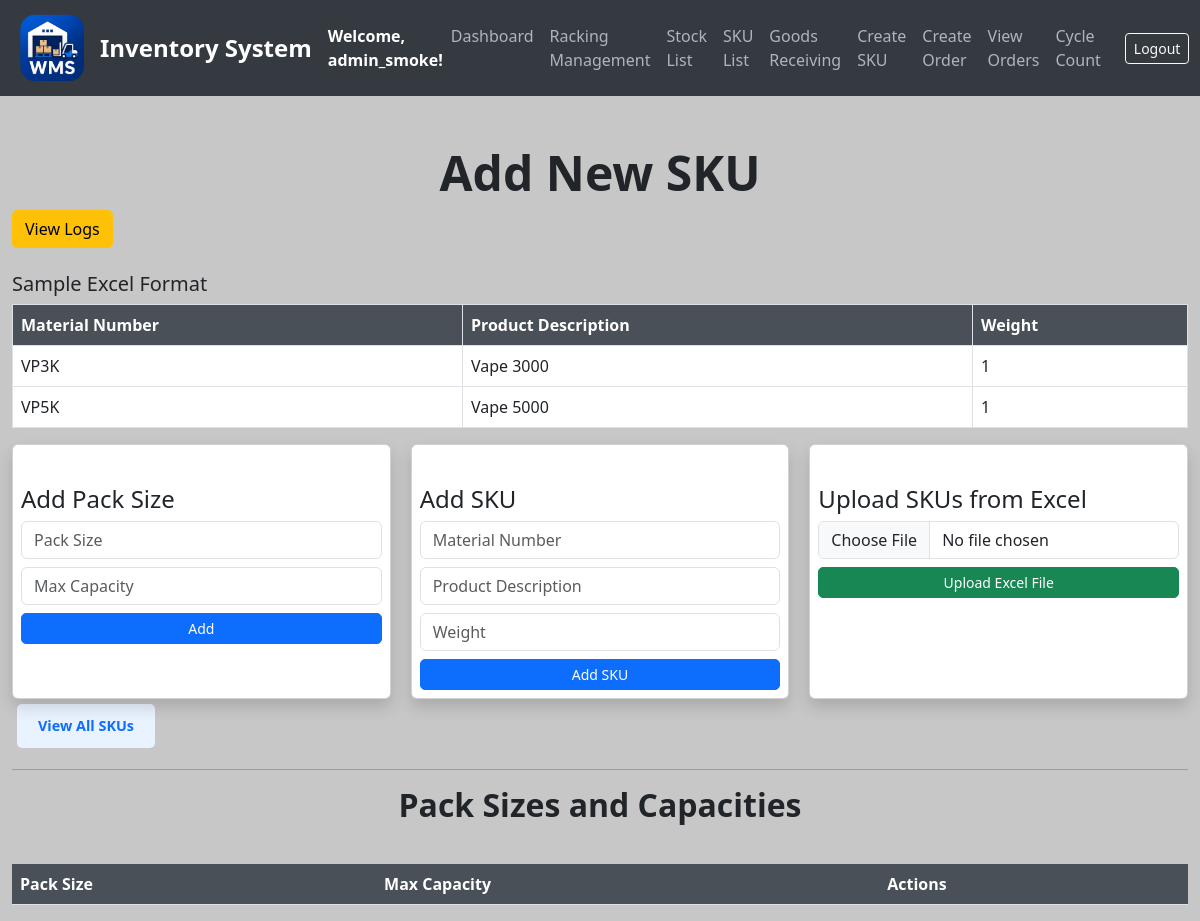
Page /add-sku (signed in) on the earlier database version.
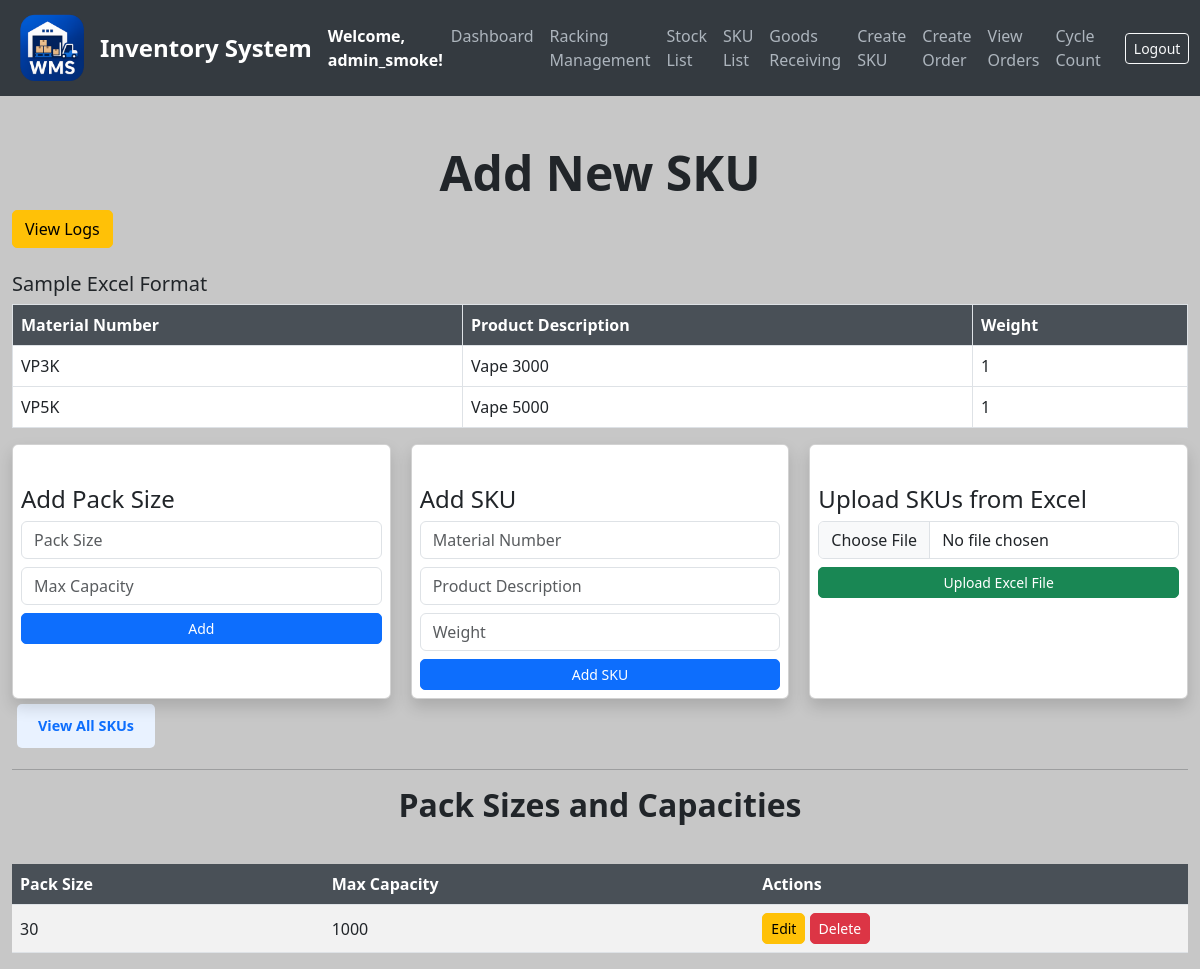
Same page on the later database version.
### models.py (models this page shows, shortened)
class PackSize(db.Model):
    __tablename__ = 'pack_sizes'
    id = db.Column(db.Integer, primary_key=True)
    size = db.Column(db.String(50), unique=True, nullable=False)
    max_capacity = db.Column(db.Integer, nullable=False)  # Keep for backward compatibility
    space_units = db.Column(db.Float, nullable=False, default=1.0)  # NEW FIELD

### app.py (the view, shortened to what this page needs)
@app.route('/add-sku', methods=['GET', 'POST'])
@login_required
@permission_required('can_add_sku')
def add_sku_html():
    pack_sizes = PackSize.query.all()
    return render_template('add_sku.html', pack_sizes=pack_sizes)

### app.py (called while the page is built)
def permission_required(permission):
    def decorator(f):
        @wraps(f)
        def decorated_function(*args, **kwargs):
            if not current_user.is_authenticated:
                return redirect(url_for('login'))
            if current_user.is_admin:
                return f(*args, **kwargs)
            if not getattr(current_user, permission, False):
                flash('You do not have permission to access this feature.', 'danger')
                return redirect(url_for('dashboard'))
            return f(*args, **kwargs)
        return decorated_function
    return decorator

@login_manager.user_loader
def load_user(user_id):
    return db.session.get(User, int(user_id))

### templates/add_sku.html (shortened to what this page needs)
{% extends "base.html" %}
{% block content %}
<div class="container mt-5">
    <h1 class="text-center">Add New SKU</h1>
    <div class="text-left mb-4">
        <a href="/logs" class="btn btn-warning">View Logs</a>
    </div>
    <h5>Sample Excel Format</h5>
    <table class="table table-bordered table-sm">
        <thead>
            <tr>
                <th>Material Number</th>
                <th>Product Description</th>
                <th>Weight</th>
            </tr>
        </thead>
        <tbody>
            <tr>
                <td>VP3K</td>
                <td>Vape 3000</td>
                <td>1</td>
            </tr>
            <tr>
                <td>VP5K</td>
                <td>Vape 5000</td>
                <td>1</td>
            </tr>
        </tbody>
    </table>
    <div class="form-container">
        <form action="{{ url_for('add_sku_html') }}" method="POST" class="card p-2 shadow">
            <h4>Add Pack Size</h4>
            <div class="mb-2">
                <input type="text" id="size" name="size" class="form-control" placeholder="Pack Size" required>
            </div>
            <div class="mb-2">
                <input type="number" id="max_capacity" name="max_capacity" class="form-control" placeholder="Max Capacity" required>
            </div>
            <button type="submit" class="btn btn-primary btn-sm">Add</button>
        </form>
        <form action="/add-sku" method="POST" class="card p-2 shadow">
            <h4>Add SKU</h4>
            <div class="mb-2">
                <input type="text" id="material_number" name="material_number" class="form-control" placeholder="Material Number" required>
            </div>
            <div class="mb-2">
                <input type="text" id="product_description" name="product_description" class="form-control" placeholder="Product Description" required>
            </div>
            <div class="mb-2">
                <input type="number" step="any" min="0" class="form-control" name="weight" placeholder="Weight" required>
            </div>
            <button type="submit" class="btn btn-primary btn-sm">Add SKU</button>
        </form>
        <form action="{{ url_for('upload_sku_excel') }}" method="POST" enctype="multipart/form-data" class="card p-2 shadow">
            <h4>Upload SKUs from Excel</h4>
            <div class="mb-2">
                <input type="file" id="file" name="file" class="form-control" required>
            </div>
            <button type="submit" class="btn btn-success btn-sm">Upload Excel File</button>
        </form>
    </div>
    <a href="/sku-list" class="btn link-btn">View All SKUs</a>
    <hr>
    <h2 class="text-center">Pack Sizes and Capacities</h2>
    <div class="table-container">
        <table class="table table-striped table-sm">
            <thead>
                <tr>
                    <th>Pack Size</th>
                    <th>Max Capacity</th>
                    <th>Actions</th>
                </tr>
            </thead>
            <tbody>
                {% for pack in pack_sizes %}
                <tr>
                    <td>{{ pack.size }}</td>
                    <td>{{ pack.max_capacity }}</td>
                    <td>
                        <a href="{{ url_for('edit_pack_size', pack_id=pack.id) }}" class="btn btn-warning btn-sm">Edit</a>
                        <form action="{{ url_for('delete_pack_size', pack_id=pack.id) }}" method="POST" style="display:inline;">
                            <button type="submit" class="btn btn-danger btn-sm" onclick="return confirm('Are you sure you want to delete this pack size?');">Delete</button>
                        </form>
                    </td>
                </tr>
                {% endfor %}
            </tbody>
        </table>
    </div>
</div>
</body>
</html>
{% endblock %}

Differences in the rows shown:
added PackSize: size "30", max_capacity "1000"
